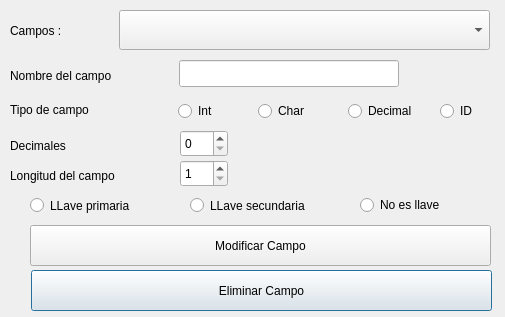
<?xml version="1.0" encoding="UTF-8"?>
<ui version="4.0">
 <class>OperacionesCampos</class>
 <widget class="QDialog" name="OperacionesCampos">
  <property name="geometry">
   <rect>
    <x>0</x>
    <y>0</y>
    <width>505</width>
    <height>317</height>
   </rect>
  </property>
  <property name="windowTitle">
   <string>Dialog</string>
  </property>
  <widget class="QRadioButton" name="rb_decimal">
   <property name="geometry">
    <rect>
     <x>348</x>
     <y>100</y>
     <width>91</width>
     <height>22</height>
    </rect>
   </property>
   <property name="text">
    <string>Decimal</string>
   </property>
   <attribute name="buttonGroup">
    <string notr="true">fileType</string>
   </attribute>
  </widget>
  <widget class="QRadioButton" name="rb_char">
   <property name="geometry">
    <rect>
     <x>258</x>
     <y>100</y>
     <width>71</width>
     <height>22</height>
    </rect>
   </property>
   <property name="text">
    <string>Char</string>
   </property>
   <attribute name="buttonGroup">
    <string notr="true">fileType</string>
   </attribute>
  </widget>
  <widget class="QRadioButton" name="rb_noEsLLave">
   <property name="geometry">
    <rect>
     <x>360</x>
     <y>194</y>
     <width>117</width>
     <height>22</height>
    </rect>
   </property>
   <property name="text">
    <string>No es llave</string>
   </property>
   <attribute name="buttonGroup">
    <string notr="true">llaves</string>
   </attribute>
  </widget>
  <widget class="QSpinBox" name="sp_decimales">
   <property name="geometry">
    <rect>
     <x>180</x>
     <y>130</y>
     <width>48</width>
     <height>27</height>
    </rect>
   </property>
   <property name="minimum">
    <number>0</number>
   </property>
   <property name="maximum">
    <number>5</number>
   </property>
   <property name="singleStep">
    <number>1</number>
   </property>
   <property name="value">
    <number>0</number>
   </property>
  </widget>
  <widget class="QLineEdit" name="txt_nameCampo">
   <property name="geometry">
    <rect>
     <x>179</x>
     <y>60</y>
     <width>220</width>
     <height>27</height>
    </rect>
   </property>
  </widget>
  <widget class="QRadioButton" name="rb_primaria">
   <property name="geometry">
    <rect>
     <x>30</x>
     <y>190</y>
     <width>131</width>
     <height>31</height>
    </rect>
   </property>
   <property name="text">
    <string>LLave primaria</string>
   </property>
   <attribute name="buttonGroup">
    <string notr="true">llaves</string>
   </attribute>
  </widget>
  <widget class="QLabel" name="label_6">
   <property name="geometry">
    <rect>
     <x>10</x>
     <y>130</y>
     <width>141</width>
     <height>31</height>
    </rect>
   </property>
   <property name="text">
    <string>Decimales</string>
   </property>
  </widget>
  <widget class="QLabel" name="label_5">
   <property name="geometry">
    <rect>
     <x>10</x>
     <y>160</y>
     <width>141</width>
     <height>31</height>
    </rect>
   </property>
   <property name="text">
    <string>Longitud del campo</string>
   </property>
  </widget>
  <widget class="QSpinBox" name="sp_longitud">
   <property name="geometry">
    <rect>
     <x>180</x>
     <y>160</y>
     <width>48</width>
     <height>27</height>
    </rect>
   </property>
   <property name="minimum">
    <number>1</number>
   </property>
  </widget>
  <widget class="QLabel" name="label_3">
   <property name="geometry">
    <rect>
     <x>10</x>
     <y>60</y>
     <width>141</width>
     <height>31</height>
    </rect>
   </property>
   <property name="text">
    <string>Nombre del campo</string>
   </property>
  </widget>
  <widget class="QRadioButton" name="rb_int">
   <property name="geometry">
    <rect>
     <x>178</x>
     <y>100</y>
     <width>51</width>
     <height>22</height>
    </rect>
   </property>
   <property name="text">
    <string>Int</string>
   </property>
   <attribute name="buttonGroup">
    <string notr="true">fileType</string>
   </attribute>
  </widget>
  <widget class="QRadioButton" name="rb_ID">
   <property name="geometry">
    <rect>
     <x>440</x>
     <y>100</y>
     <width>81</width>
     <height>22</height>
    </rect>
   </property>
   <property name="text">
    <string>ID</string>
   </property>
   <attribute name="buttonGroup">
    <string notr="true">fileType</string>
   </attribute>
  </widget>
  <widget class="QLabel" name="label_4">
   <property name="geometry">
    <rect>
     <x>10</x>
     <y>94</y>
     <width>111</width>
     <height>31</height>
    </rect>
   </property>
   <property name="text">
    <string>Tipo de campo</string>
   </property>
  </widget>
  <widget class="QRadioButton" name="rb_secundaria">
   <property name="geometry">
    <rect>
     <x>190</x>
     <y>190</y>
     <width>141</width>
     <height>31</height>
    </rect>
   </property>
   <property name="text">
    <string>LLave secundaria</string>
   </property>
   <attribute name="buttonGroup">
    <string notr="true">llaves</string>
   </attribute>
  </widget>
  <widget class="QComboBox" name="cb_campos">
   <property name="geometry">
    <rect>
     <x>119</x>
     <y>10</y>
     <width>371</width>
     <height>40</height>
    </rect>
   </property>
  </widget>
  <widget class="QPushButton" name="btn_eliminarCampo">
   <property name="geometry">
    <rect>
     <x>31</x>
     <y>270</y>
     <width>461</width>
     <height>41</height>
    </rect>
   </property>
   <property name="text">
    <string>Eliminar Campo</string>
   </property>
  </widget>
  <widget class="QPushButton" name="btn_modificarCampo">
   <property name="geometry">
    <rect>
     <x>30</x>
     <y>225</y>
     <width>461</width>
     <height>41</height>
    </rect>
   </property>
   <property name="text">
    <string>Modificar Campo</string>
   </property>
  </widget>
  <widget class="QLabel" name="label">
   <property name="geometry">
    <rect>
     <x>10</x>
     <y>20</y>
     <width>101</width>
     <height>21</height>
    </rect>
   </property>
   <property name="text">
    <string>Campos :</string>
   </property>
  </widget>
 </widget>
 <resources/>
 <connections/>
 <buttongroups>
  <buttongroup name="llaves"/>
  <buttongroup name="fileType"/>
 </buttongroups>
</ui>
